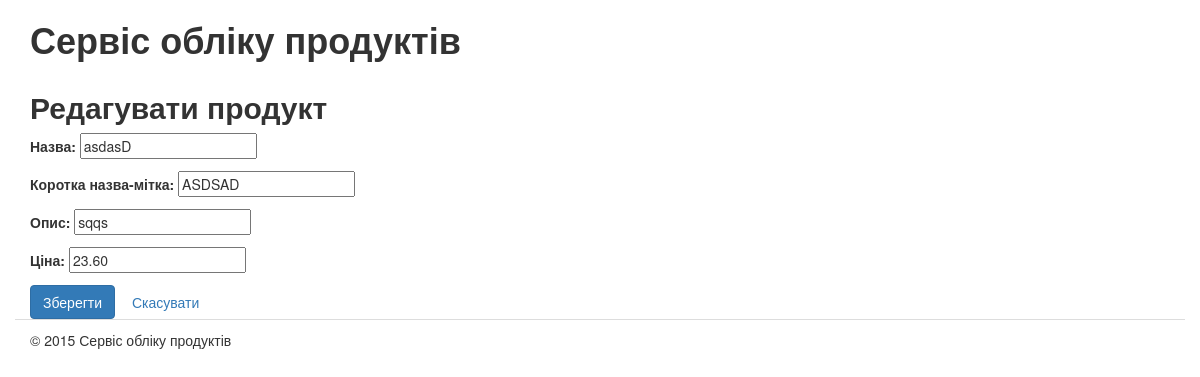
/products/6/edit/, run on an earlier commit of the app's database.
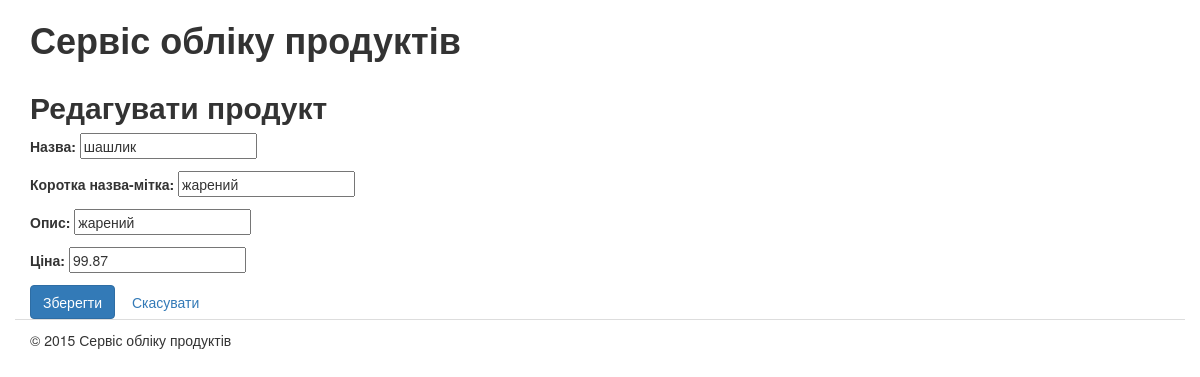
And on a later commit of the database.
### products/models.py (models this page shows, shortened)
class Product(models.Model):
    class Meta(object):
        verbose_name = u"Продукт"
        verbose_name_plural = u"Продукти"
    first_name = models.CharField(
        max_length=256,
        blank=False,
        verbose_name=u"Назва")
    slug = models.SlugField(
        max_length=50,
        blank=False,
        verbose_name=u"Коротка назва-мітка")
    description = models.CharField(
        max_length=256,
        blank=False,
        verbose_name=u"Опис"
    )
    price = models.DecimalField(
        max_digits=5,
        decimal_places=2,
        blank=False,
        verbose_name=u"Ціна")
    created_at = models.DateField(
        auto_now_add=True,
        blank=False,
        verbose_name=u"Дата створення",
        )
    modified_at = models.DateField(
        auto_now=True,
        blank=True,
        verbose_name=u"Дата змінення",
        )

### products/views.py (the view, shortened to what this page needs)
# urls.py: url(r'^products/(?P<pk>\d+)/edit/$', ProductUpdateView.as_view(), name='products_edit'),
class ProductUpdateView(UpdateView):
    model = Product
    template_name = 'products/products_edit.html'
    fields = ['first_name', 'slug', 'description', 'price']

### products/templates/products/products_edit.html (shortened to what this page needs)
{% extends "products/base.html" %}
{% load static from staticfiles %}
{% block title %}Редагувати продукт{% endblock title %}
{% block content %}
<form action="" method="post" enctype="multipart/form-data"
      role="form" class="form-horizontal">
    {{ form.as_p }}
      <input type="submit" value="Зберегти" name="add_button"
             class="btn btn-primary" />
      <button type="submit" name="cancel_button" value="Скасувати"
              class="btn btn-link">Скасувати</button>
</form>
{% endblock content %}

What changed in the data, as far as the page shows it:
changed Product: first_name "asdasD" → "шашлик"; slug "ASDSAD" → "жарений"; description "sqqs" → "жарений"; price "23.60" → "99.87"
